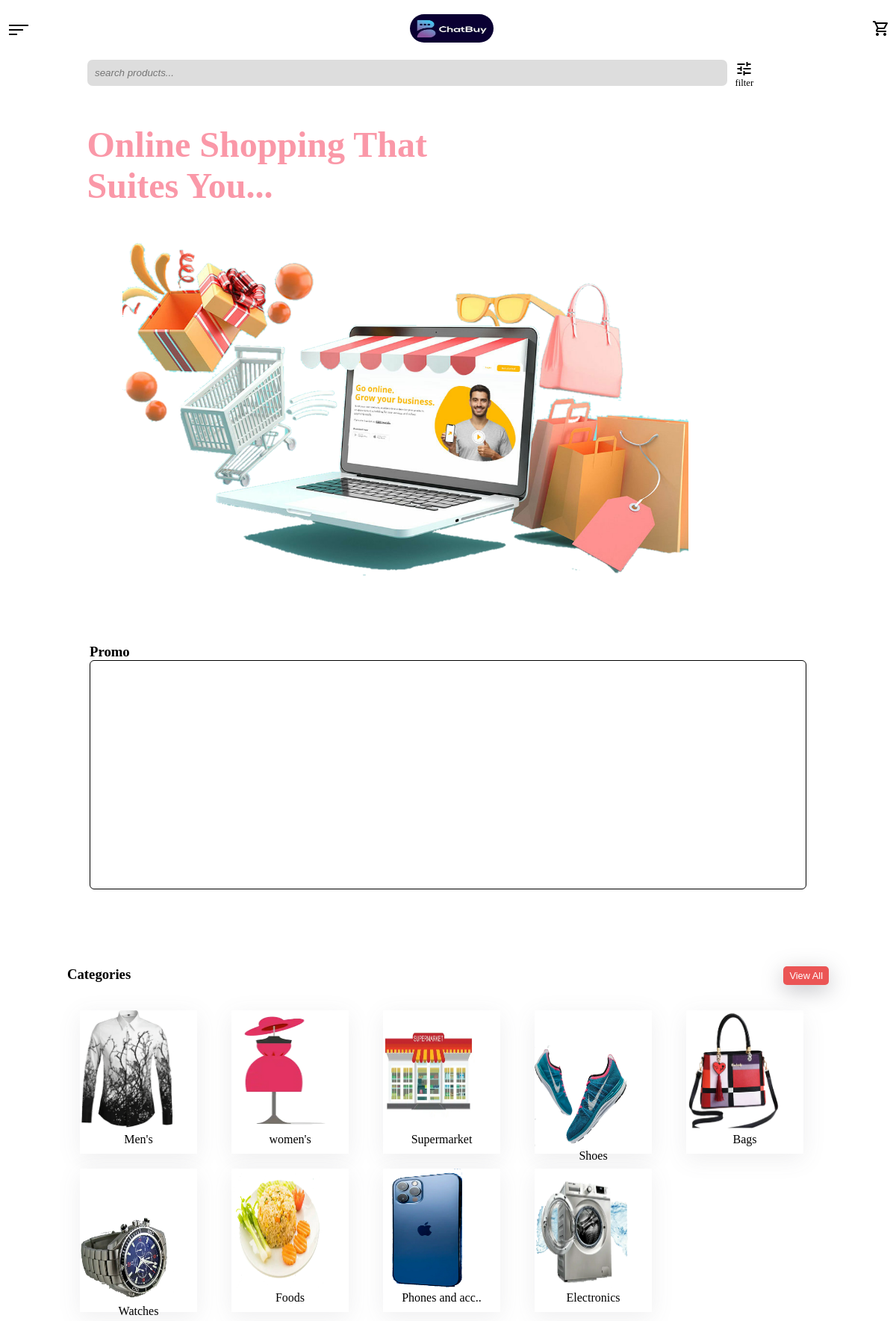
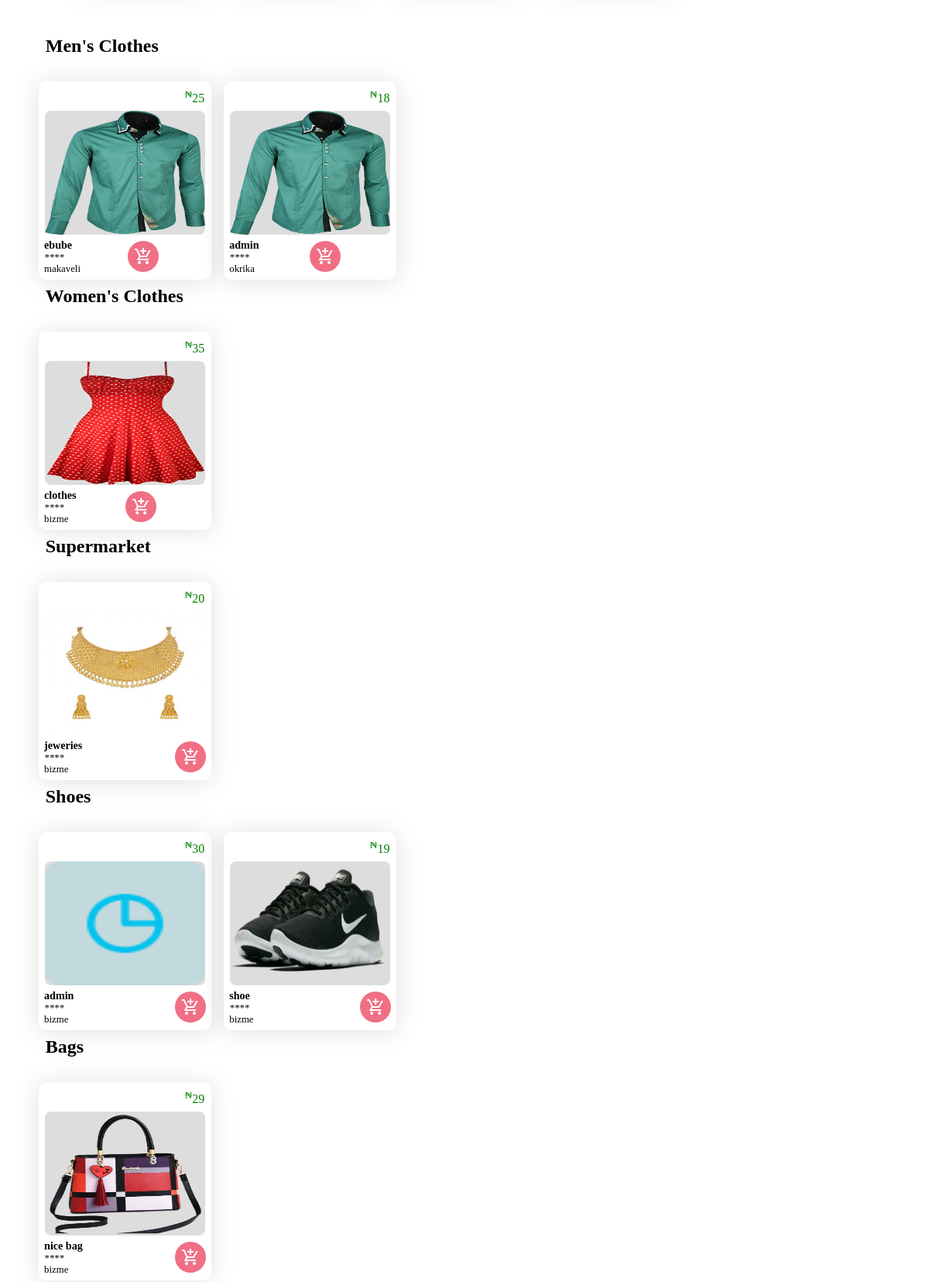
The page / (upper part) on the database its author committed (2 pictures, top to bottom).
### products/models.py (models this page shows, shortened)
class Products(models.Model):
    category=models.CharField(max_length=100,choices=choose)
    status=models.CharField(max_length=100,choices=g_status)
    name=models.CharField(max_length=100)
    sales=models.IntegerField()
    stock=models.IntegerField()
    price=models.IntegerField()
    store_name=models.ForeignKey(Vendor,on_delete=models.CASCADE)
    image=models.ImageField()
    description=models.TextField()

### user/models.py (models this page shows)
class Vendor(models.Model):
    bussiness_name=models.CharField(max_length=100)
    image=models.ImageField(upload_to="profile_pics",null=True)
    user=models.ForeignKey(User,on_delete=models.CASCADE,null=True)
    bussiness_address=models.CharField(max_length=100)
    phone_number=models.IntegerField()
    Cac=models.IntegerField()
    nearest_landmark=models.CharField(max_length=100)
    state=models.CharField(max_length=100, choices=choose)
    lga=models.CharField(max_length=100,null=True)
    def __str__(self):
        return self.bussiness_name

### products/views.py (the view)
# urls.py: path('', include('products.urls')),
def products(request):
    prod=Products.objects.filter(status="Active")
    if request.user.is_authenticated:
        cart_items = Cart.objects.filter(user=request.user, ordered=False)
        if not cart_items:
            pass
    if request.user.is_authenticated:
        total_cost = sum(cart_item.quantity * cart_item.product.price for cart_item in cart_items)
        carts=Cart.objects.filter(user=request.user,ordered=False)
        context={'products':prod,'carts':carts,'total_cost':total_cost}
    else:
        context={'products':prod}
    return render(request,"products/indexE.html",context)

### products/templates/products/indexE.html (shortened to what this page needs)
<!DOCTYPE html>
<html>
<head>
    {% load static %}
    <link rel='stylesheet' type='text/css' media='screen' href="{% static 'products/styleE.css'%}">
</head>
<body>
    <header class="header">
        <div class="navBtn">
            <div class="btn1"></div>
            <div class="btn2"></div>
            <div class="btn3"></div>
        </div>
        <div class="logo"><img src="{% static 'products/img/logo.jpg'%}" alt="logo"></div>
        <div class="cart"><span class="material-symbols-outlined">
</span></div>
    </header>
   <div class="searchCont">
    <form  action="{% url 'hsearch' %}" method="get">
    <input type="search" name="q" placeholder="search products..." class="searchbar">
    </form>
    <div class="filterCont">
        <div class="filterbox"> <span class="material-symbols-outlined">
</span></div>
        <p class="filtertext">filter</p>
    </div>
   </div>
   <div class="homeWallpaperCont">
       <h1>Online Shopping That Suites You...</h1>
    <img src="{% static 'products/img/bg3.png'%}" alt="Wallpaper" class="homeWallpaper">
   </div>
   <div class="promoCont">
        <h3>Promo</h3>
        <div class="promoDisplay"></div>
   </div>
   <div id="categories">
       <div class="categoriesHeader">
           <h3>Categories</h3>
           <button class="viewAll">View All</button>
       </div>
       <div class="categoriesBody">
    <a href="#men">
        <div class="categoriesBox">
            <img class="categoriesIcon" src="{% static 'products/img/shirtCat2.png'%}" alt="">
            <p class="categoriesIconText">Men's</p>
       </div>
    </a>
    <a href="#women">
        <div class="categoriesBox">
            <img class="categoriesIcon" src="{% static 'products/img/womenCat.png'%}" style="width: 80%; margin-left: 6px;">
            <p class="categoriesIconText">women's</p>
       </div>
    </a>
    <a href="#supermarket">
        <div class="categoriesBox">
            <img class="categoriesIcon" src="{% static 'products/img/supermarketCat.jpg'%}" alt="">
            <p class="categoriesIconText">Supermarket</p>
       </div>
   </a>
    <a href="#shoe">
        <div class="categoriesBox">
            <img class="categoriesIcon" src="{% static 'products/img/shoeCat.png'%}" style="height: 70%; margin-top: 30%;" alt="">
            <p class="categoriesIconText">Shoes</p>
       </div>
   </a>
   <a href="#bag">
        <div class="categoriesBox">
            <img class="categoriesIcon" src="{% static 'products/img/bagCat.png'%}" alt="">
            <p class="categoriesIconText">Bags</p>
        </div>
   </a>
   <a href="#watch">
        <div class="categoriesBox">
            <img class="categoriesIcon" src="{% static 'products/img/watchCat.png'%}" alt="" style="height: 60%; margin-top: 40%;">
            <p class="categoriesIconText">Watches</p>
        </div>
   </a>
   <a href="#food">
        <div class="categoriesBox">
            <img class="categoriesIcon" src="{% static 'products/img/foodCat.png'%}" alt="">
            <p class="categoriesIconText">Foods</p>
        </div>
   </a>
   <a href="#phone">
        <div class="categoriesBox">
            <img class="categoriesIcon" src="{% static 'products/img/phoneCat.png'%}" style="width: 60%; margin-left: 12px;">
            <p class="categoriesIconText">Phones and acc..</p>
        </div>
   </a>
   <a href="#electronic">
        <div class="categoriesBox">
            <img class="categoriesIcon" src="{% static 'products/img/electCat.png'%}" alt="">
            <p class="categoriesIconText">Electronics</p>
        </div>
   </a>
    </div>
     <div  class="shirts">
        <div class="shirtsHeader">
            <h3 id="men">Men's Clothes</h3>
        </div>
        {% for product in products %}
        {% if product.category == "men" %}
        <div class="shirtsBody">
            <div class="shirtsProduct">
                <p class="priceTag"><sup>&#8358</sup>{{product.price}}</p>
                <div class="shirtImg"><img src="{{product.image.url}}" alt=""></div>
                <div class="shirtProductDetailsBox">
                    <div class="shirtProductDetails">
                        <p class="productName">{{product.name}}</p>
                        <i class="starRating">****</i>
                        <p class="storeName">{{product.store_name}}</p>
                    </div>
                    <a href="{% url 'cart_add' product.id %}"><div class="addTocart"><span class="material-symbols-sharp">
</span></div><a/>
                </div>
            </div>
            {% endif %}
            {% endfor %}
    <div id="shirts" >
        <div class="shirtsHeader">
            <h3 id="women">Women's Clothes</h3>
        </div>
        {% for product in products %}
    {% if product.category == "women" %}
        <div class="shirtsBody">
            <div class="shirtsProduct">
                <p class="priceTag"><sup>&#8358</sup>{{product.price}}</p>
                <div class="shirtImg"><img src="{{product.image.url}}" alt=""></div>
                <div class="shirtProductDetailsBox">
                    <div class="shirtProductDetails">
                        <p class="productName">{{product.name}}</p>
                        <i class="starRating">****</i>
                        <p class="storeName">{{product.store_name}}</p>
                    </div>
                    <a href="{% url 'cart_add' product.id %}"><div class="addTocart"><span class="material-symbols-sharp">
</span></div><a/>
                </div>
            </div>
            {% endif %}
            {% endfor %}
    <div id="shirts">
        <div class="shirtsHeader">
            <h3 id="supermarket">Supermarket</h3>
        </div>
        {% for product in products %}
        {% if product.category == "supermarket" %}
        <div class="shirtsBody">
            <div class="shirtsProduct">
                <p class="priceTag"><sup>&#8358</sup>{{product.price}}</p>
                <div class="shirtImg"><img src="{{product.image.url}}" alt=""></div>
                <div class="shirtProductDetailsBox">
                    <div class="shirtProductDetails">
                        <p class="productName">{{product.name}}</p>
                        <i class="starRating">****</i>
                        <p class="storeName">{{product.store_name}}</p>
                    </div>
                    <a href="{% url 'cart_add' product.id %}"><div class="addTocart"><span class="material-symbols-sharp">
</span></div></a>
                </div>
            </div>
{% endif %}
{% endfor %}
    <div id="shirts">
        <div class="shirtsHeader">
            <h3 id="shoe">Shoes</h3>
        </div>
        {% for product in products %}
        {% if product.category == "shoe" %}
        <div class="shirtsBody">
            <div class="shirtsProduct">
                <p class="priceTag"><sup>&#8358</sup>{{product.price}}</p>
                <div class="shirtImg"><img src="{{product.image.url}}" alt=""></div>
                <div class="shirtProductDetailsBox">
                    <div class="shirtProductDetails">
                        <p class="productName">{{product.name}}</p>
                        <i class="starRating">****</i>
                        <p class="storeName">{{product.store_name}}</p>
                    </div>
                    <a href="{% url 'cart_add' product.id %}"><div class="addTocart"><span class="material-symbols-sharp">
</span></div></a>
                </div>
            </div>
{% endif %}
{% endfor %}
    <div id="shirts">
        <div class="shirtsHeader">
            <h3  id="bag">Bags</h3>
        </div>
        {% for product in products %}
        {% if product.category == "bag" %}
        <div class="shirtsBody">
            <div class="shirtsProduct">
                <p class="priceTag"><sup>&#8358</sup>{{product.price}}</p>
                <div class="shirtImg"><img src="{{product.image.url}}" alt=""></div>
                <div class="shirtProductDetailsBox">
                    <div class="shirtProductDetails">
                        <p class="productName">{{product.name}}</p>
                        <i class="starRating">****</i>
                        <p class="storeName">{{product.store_name}}</p>
                    </div>
                    <a href="{% url 'cart_add' product.id %}"><div class="addTocart"><span class="material-symbols-sharp">
</span></div></a>
                </div>
            </div>
    {% endif %}
    {% endfor %}
    <div id="shirts">
</body>
</html>

### rows shown on the page
Products: price "25", image (picture), name "ebube", store_name "makaveli"
Products: price "18", image (picture), name "admin", store_name "okrika"
Products: price "35", image (picture), name "clothes", store_name "bizme"
Products: price "20", image (picture), name "jeweries", store_name "bizme"
Products: price "30", image (picture), name "admin", store_name "bizme"
Products: price "19", image (picture), name "shoe", store_name "bizme"
Products: price "29", image (picture), name "nice bag", store_name "bizme"
